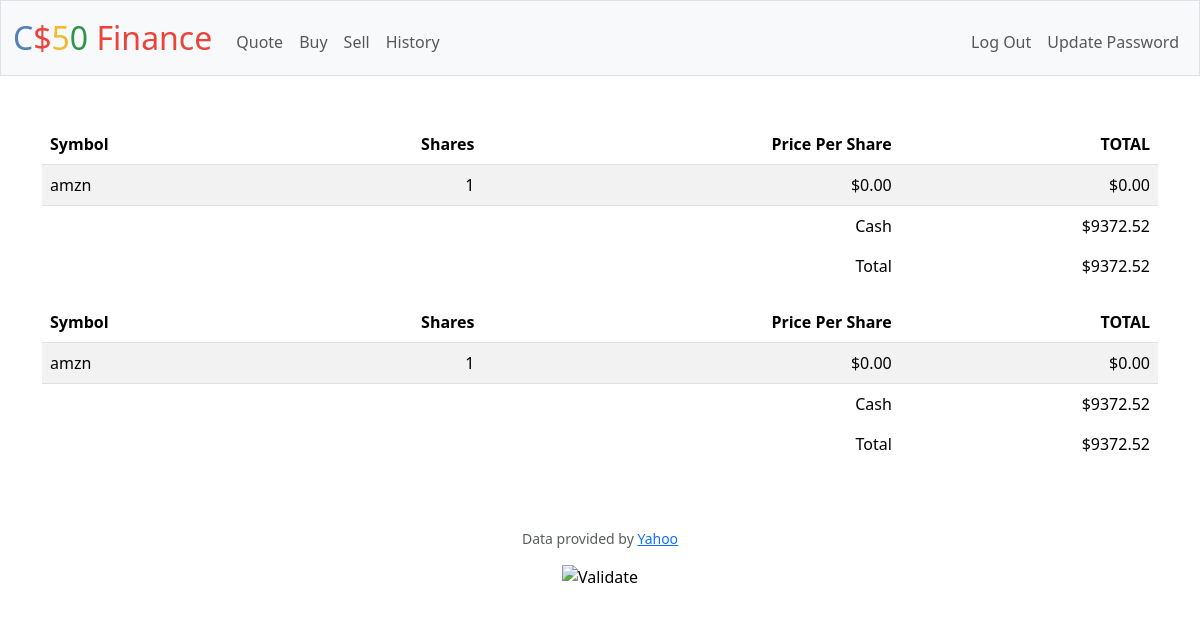
Page / (signed in) on the earlier database version.
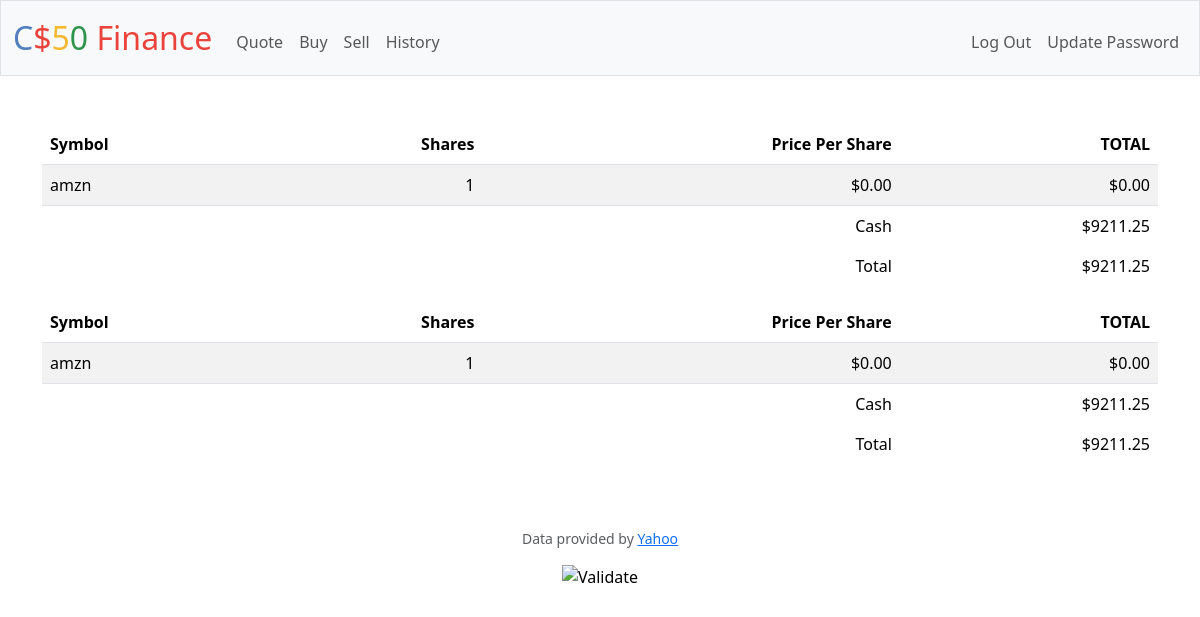
Same page on the later database version.
### tables this page shows
CREATE TABLE 'portfolio' ('id' INTEGER NOT NULL, username TEXT NOT NULL, symbol TEXT NOT NULL,'amount' INTEGER NOT NULL,'UserId' INTEGER NOT NULL, 'price_per_share' INTEGER NOT NULL DEFAULT 0, PRIMARY KEY (id), FOREIGN KEY(UserId) REFERENCES users(id));

CREATE TABLE users (id INTEGER PRIMARY KEY AUTOINCREMENT NOT NULL, username TEXT NOT NULL, hash TEXT NOT NULL, cash NUMERIC NOT NULL DEFAULT 10000.00);

### app.py (the view)
@app.route("/")
@login_required
def index():
    try:
            cash = db.execute("SELECT cash FROM users WHERE id = ?", session["user_id"])
            portfolio = db.execute("SELECT * FROM portfolio WHERE UserId = ?", session["user_id"])
    except:
        return apology("Account does not exist.", 400)
    return render_template("portfolio.html", results=portfolio, balance=cash)

### app.py (called while the page is built)
@app.after_request
def after_request(response):
    response.headers["Cache-Control"] = "no-cache, no-store, must-revalidate"
    response.headers["Expires"] = 0
    response.headers["Pragma"] = "no-cache"
    return response

### helpers.py (called while the page is built)
def login_required(f):
    @wraps(f)
    def decorated_function(*args, **kwargs):
        if session.get("user_id") is None:
            return redirect("/login")
        return f(*args, **kwargs)
    return decorated_function

### templates/portfolio.html (shortened to what this page needs)
{% extends "layout.html" %}
{% block main %}
    {% for result in results %}
        <table class="table table-striped">
          <thead>
            <tr>
              <th class="text-start">Symbol</th>
              <th class="text-end">Shares</th>
              <th class="text-end">Price Per Share</th>
              <th class="text-end">TOTAL</th>
            </tr>
          </thead>
          <tbody>
            <tr>
              <td class="text-start">{{ result.symbol }}</td>
              <td class="text-end">{{ result.amount }}</td>
              <td class="text-end">{{ "$%.2f"|format(result.price_per_share) }}</td>
              <td class="text-end">{{ "$%.2f"|format(result.price_per_share * result.amount) }}</td>
            </tr>
          </tbody>
          <tfoot>
            <tr align="right">
              <td class="border-0"></td>
              <td class="border-0"></td>
              <td class="text-end border-0">Cash</td>
              <td class="text-end border-0">{{ "$%.2f"|format(balance[0].cash) }}</td>
            </tr>
            <tr align="right">
              <td class="border-0"></td>
              <td class="border-0"></td>
              <td class="text-end border-0">
                Total
              </td>
              <td class="text-end border-0">
                {% if results %}
                  {{ "$%.2f"|format((results[0].price_per_share * results[0].amount) + balance[0].cash) }}
                {% endif %}
              </td>
            </tr>
          </tfoot>
        </table>
    {% endfor %}
{% endblock %}

### templates/layout.html (shortened to what this page needs)
<!DOCTYPE html>
<html lang="en">
    <head>
        <link href="https://cdn.jsdelivr.net/npm/bootstrap@5.3.2/dist/css/bootstrap.min.css" rel="stylesheet">
        <link href="/static/styles.css" rel="stylesheet">
    </head>
    <body>
        <nav class="bg-light border navbar navbar-expand-md navbar-light">
            <div class="container-fluid">
                <a class="navbar-brand" href="/"><span class="blue">C</span><span class="red">$</span><span class="yellow">5</span><span class="green">0</span> <span class="red">Finance</span></a>
                <div class="collapse navbar-collapse" id="navbar">
                    {% if session["user_id"] %}
                        <ul class="navbar-nav me-auto mt-2">
                            <li class="nav-item"><a class="nav-link" href="/quote">Quote</a></li>
                            <li class="nav-item"><a class="nav-link" href="/buy">Buy</a></li>
                            <li class="nav-item"><a class="nav-link" href="/sell">Sell</a></li>
                            <li class="nav-item"><a class="nav-link" href="/history">History</a></li>
                        </ul>
                        <ul class="navbar-nav ms-auto mt-2">
                            <li class="nav-item"><a class="nav-link" href="/logout">Log Out</a></li>
                            <li class="nav-item"><a class="nav-link" href="/update">Update Password</a></li>
                        </ul>
                    {% else %}
                        <ul class="navbar-nav ms-auto mt-2">
                            <li class="nav-item"><a class="nav-link" href="/register">Register</a></li>
                            <li class="nav-item"><a class="nav-link" href="/login">Log In</a></li>
                        </ul>
                    {% endif %}
                </div>
            </div>
        </nav>
        <main class="container py-5 text-center">
            {% block main %}{% endblock %}
        </main>
        <footer class="mb-5">
            <p class="mb-3 small text-center text-muted">
                Data provided by <a href="https://finance.yahoo.com/">Yahoo</a>
            </p>
            <form action="https://validator.w3.org/check" class="text-center" enctype="multipart/form-data" method="post" target="_blank">
                <input alt="Validate" src="/static/I_heart_validator.png" type="image">
            </form>
        </footer>
    </body>
</html>

### static/styles.css (style rules this page uses)
nav .navbar-brand { font-size: xx-large; }
nav .navbar-brand .blue { color: #537fbe; }
nav .navbar-brand .red { color: #ea433b; }
nav .navbar-brand .yellow { color: #f5b82e; }
nav .navbar-brand .green { color: #2e944b; }

Differences in the rows shown:
changed through a linked row, portfolio (number 1 of 2 on the later page): price_per_share+amount "$9372.52" → "$9211.25"
changed users: cash "$9372.52" → "$9211.25"
